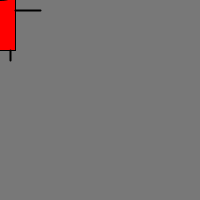
Frame 1 (no input)
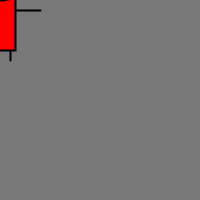
Frame 60 (the mouse pressed at the canvas centre just before this capture)
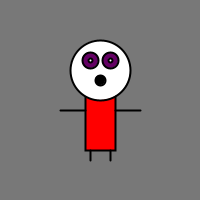
Frame 120 (the mouse held since frame 60 and released just before this capture)

The Processing sketch that drew these frames (run headless with seeded random() and noise(); from frame 60 on, the mouse is pressed at the canvas centre):

// Processing sketch: processing_13712
// ── processing_13712.pde

void setup() {
  size(200,200);  
  smooth();
  frameRate(30);
}

void draw() {
  background(120);  
  ellipseMode(CENTER);
  rectMode(CENTER); 
  
  // Draw Zoog's body
  stroke(0);
  fill(255, 0, 0);
  rect(mouseX,mouseY,30,100);

  // Draw Zoog's head
  stroke(0);
  fill(255);
  ellipse(mouseX,mouseY-30,60,60); 

  // Draw Zoog's eyes
  fill(mouseX,0,mouseY); 
  ellipse(mouseX-10,mouseY-40,16,16); 
  ellipse(mouseX+10,mouseY-40,16,16); 
  
  // Draw Zoog's pupils
  fill(255); 
  stroke(0);
  ellipse(mouseX-10,mouseY-40,4,4); 
  ellipse(mouseX+10,mouseY-40,4,4); 
  
  // Draw Zoog's mouth
  smooth();
  strokeWeight(2);
  fill(0);
  ellipse(mouseX,mouseY-20,10,10); 
  
  // Draw Zoog's legs
  stroke(0);
  // The legs are drawn according to the mouse location and the previous mouse location.
  line(mouseX-10,mouseY+50,pmouseX-10,pmouseY+60);
  line(mouseX+10,mouseY+50,pmouseX+10,pmouseY+60);
  
  // Draw Zoog's arms
  stroke(0);
  // The legs are drawn according to the mouse location and the previous mouse location.
  line(mouseX-40,mouseY+10,pmouseX-15,pmouseY+10);
  line(mouseX+40,mouseY+10,pmouseX+15,pmouseY+10);
}
